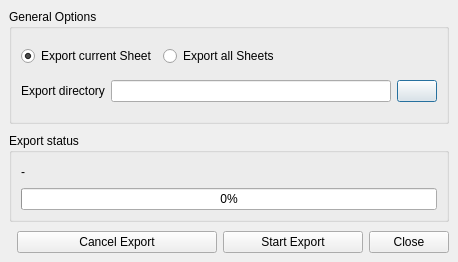
<?xml version="1.0" encoding="UTF-8"?>
<ui version="4.0">
 <class>ExportDialog</class>
 <widget class="QDialog" name="ExportDialog">
  <property name="geometry">
   <rect>
    <x>0</x>
    <y>0</y>
    <width>458</width>
    <height>262</height>
   </rect>
  </property>
  <property name="sizePolicy">
   <sizepolicy hsizetype="Maximum" vsizetype="Maximum">
    <horstretch>0</horstretch>
    <verstretch>1</verstretch>
   </sizepolicy>
  </property>
  <property name="windowTitle">
   <string>Export</string>
  </property>
  <layout class="QVBoxLayout">
   <property name="spacing">
    <number>9</number>
   </property>
   <property name="leftMargin">
    <number>9</number>
   </property>
   <property name="topMargin">
    <number>9</number>
   </property>
   <property name="rightMargin">
    <number>9</number>
   </property>
   <property name="bottomMargin">
    <number>9</number>
   </property>
   <item>
    <widget class="QGroupBox" name="generalOptionsGroupBox">
     <property name="sizePolicy">
      <sizepolicy hsizetype="Preferred" vsizetype="Maximum">
       <horstretch>0</horstretch>
       <verstretch>0</verstretch>
      </sizepolicy>
     </property>
     <property name="maximumSize">
      <size>
       <width>16777215</width>
       <height>350</height>
      </size>
     </property>
     <property name="title">
      <string>General Options</string>
     </property>
     <layout class="QVBoxLayout">
      <property name="spacing">
       <number>6</number>
      </property>
      <property name="leftMargin">
       <number>9</number>
      </property>
      <property name="topMargin">
       <number>9</number>
      </property>
      <property name="rightMargin">
       <number>9</number>
      </property>
      <property name="bottomMargin">
       <number>9</number>
      </property>
      <item>
       <layout class="QHBoxLayout">
        <property name="spacing">
         <number>6</number>
        </property>
        <property name="leftMargin">
         <number>0</number>
        </property>
        <property name="topMargin">
         <number>0</number>
        </property>
        <property name="rightMargin">
         <number>0</number>
        </property>
        <property name="bottomMargin">
         <number>0</number>
        </property>
        <item>
         <widget class="QRadioButton" name="currentSheetButton">
          <property name="text">
           <string>Export current Sheet</string>
          </property>
          <property name="checked">
           <bool>true</bool>
          </property>
         </widget>
        </item>
        <item>
         <widget class="QRadioButton" name="allSheetsButton">
          <property name="text">
           <string>Export all Sheets</string>
          </property>
         </widget>
        </item>
        <item>
         <spacer>
          <property name="orientation">
           <enum>Qt::Horizontal</enum>
          </property>
          <property name="sizeHint" stdset="0">
           <size>
            <width>0</width>
            <height>20</height>
           </size>
          </property>
         </spacer>
        </item>
       </layout>
      </item>
      <item>
       <layout class="QHBoxLayout">
        <property name="spacing">
         <number>6</number>
        </property>
        <property name="leftMargin">
         <number>0</number>
        </property>
        <property name="topMargin">
         <number>0</number>
        </property>
        <property name="rightMargin">
         <number>0</number>
        </property>
        <property name="bottomMargin">
         <number>0</number>
        </property>
        <item>
         <widget class="QLabel" name="label">
          <property name="text">
           <string>Export directory</string>
          </property>
          <property name="alignment">
           <set>Qt::AlignLeading|Qt::AlignLeft|Qt::AlignVCenter</set>
          </property>
         </widget>
        </item>
        <item>
         <widget class="QLineEdit" name="exportDirName">
          <property name="sizePolicy">
           <sizepolicy hsizetype="Expanding" vsizetype="Fixed">
            <horstretch>5</horstretch>
            <verstretch>0</verstretch>
           </sizepolicy>
          </property>
         </widget>
        </item>
        <item>
         <widget class="QPushButton" name="fileSelectButton">
          <property name="text">
           <string/>
          </property>
         </widget>
        </item>
       </layout>
      </item>
     </layout>
    </widget>
   </item>
   <item>
    <widget class="QGroupBox" name="ExportStateGroupBox">
     <property name="sizePolicy">
      <sizepolicy hsizetype="Preferred" vsizetype="Maximum">
       <horstretch>0</horstretch>
       <verstretch>0</verstretch>
      </sizepolicy>
     </property>
     <property name="title">
      <string>Export status</string>
     </property>
     <layout class="QVBoxLayout">
      <property name="spacing">
       <number>6</number>
      </property>
      <property name="leftMargin">
       <number>9</number>
      </property>
      <property name="topMargin">
       <number>9</number>
      </property>
      <property name="rightMargin">
       <number>9</number>
      </property>
      <property name="bottomMargin">
       <number>9</number>
      </property>
      <item>
       <layout class="QHBoxLayout">
        <property name="spacing">
         <number>6</number>
        </property>
        <property name="leftMargin">
         <number>0</number>
        </property>
        <property name="topMargin">
         <number>0</number>
        </property>
        <property name="rightMargin">
         <number>0</number>
        </property>
        <property name="bottomMargin">
         <number>0</number>
        </property>
        <item>
         <widget class="QLabel" name="exportMessagesLabel">
          <property name="sizePolicy">
           <sizepolicy hsizetype="Expanding" vsizetype="Preferred">
            <horstretch>0</horstretch>
            <verstretch>0</verstretch>
           </sizepolicy>
          </property>
          <property name="text">
           <string>-</string>
          </property>
         </widget>
        </item>
        <item>
         <spacer>
          <property name="orientation">
           <enum>Qt::Horizontal</enum>
          </property>
          <property name="sizeHint" stdset="0">
           <size>
            <width>40</width>
            <height>20</height>
           </size>
          </property>
         </spacer>
        </item>
       </layout>
      </item>
      <item>
       <widget class="QProgressBar" name="progressBar">
        <property name="value">
         <number>0</number>
        </property>
        <property name="orientation">
         <enum>Qt::Horizontal</enum>
        </property>
       </widget>
      </item>
     </layout>
    </widget>
   </item>
   <item>
    <layout class="QHBoxLayout">
     <property name="spacing">
      <number>6</number>
     </property>
     <property name="leftMargin">
      <number>0</number>
     </property>
     <property name="topMargin">
      <number>0</number>
     </property>
     <property name="rightMargin">
      <number>0</number>
     </property>
     <property name="bottomMargin">
      <number>0</number>
     </property>
     <item>
      <spacer>
       <property name="orientation">
        <enum>Qt::Horizontal</enum>
       </property>
       <property name="sizeHint" stdset="0">
        <size>
         <width>40</width>
         <height>20</height>
        </size>
       </property>
      </spacer>
     </item>
     <item>
      <widget class="QPushButton" name="cancelExportButton">
       <property name="minimumSize">
        <size>
         <width>200</width>
         <height>0</height>
        </size>
       </property>
       <property name="text">
        <string>Cancel Export</string>
       </property>
      </widget>
     </item>
     <item>
      <widget class="QPushButton" name="startButton">
       <property name="minimumSize">
        <size>
         <width>140</width>
         <height>0</height>
        </size>
       </property>
       <property name="text">
        <string>Start Export</string>
       </property>
      </widget>
     </item>
     <item>
      <widget class="QPushButton" name="closeButton">
       <property name="text">
        <string>Close</string>
       </property>
      </widget>
     </item>
    </layout>
   </item>
  </layout>
 </widget>
 <resources/>
 <connections/>
</ui>
